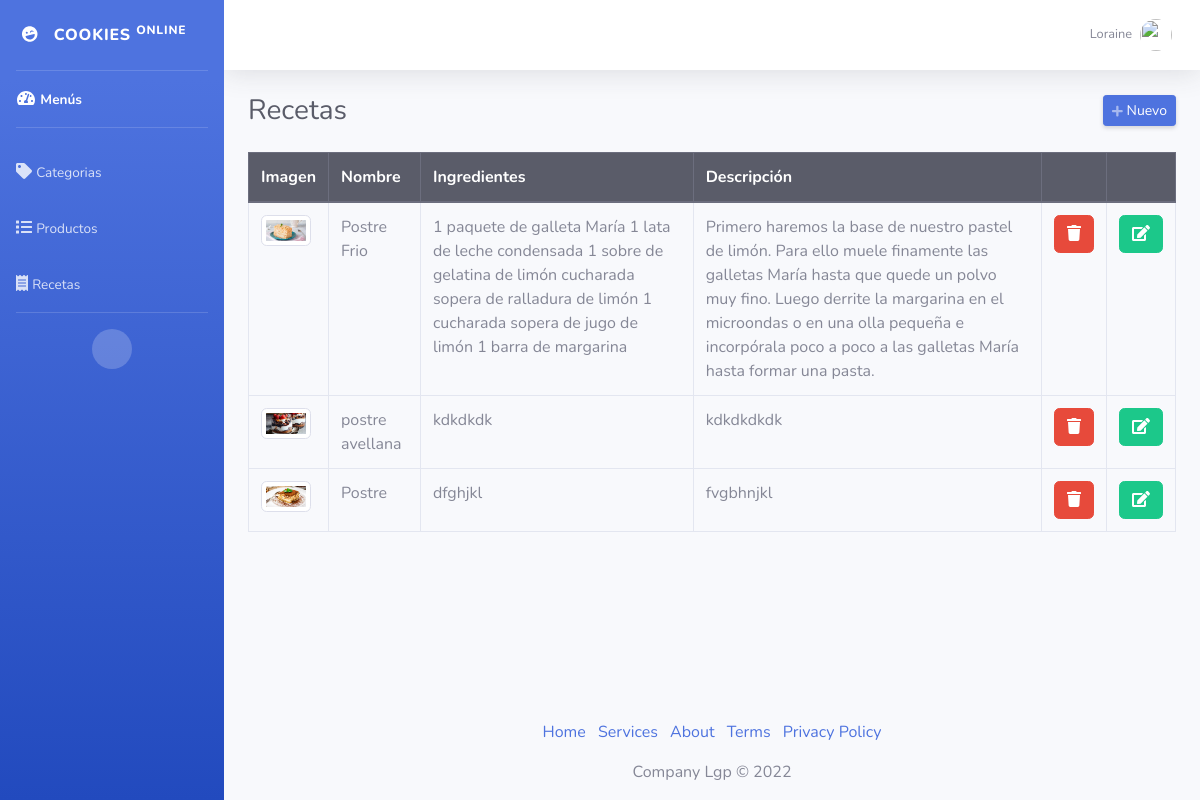
The app's page /admin/recetas.php (signed in) with its own data.
### tables this page shows
CREATE TABLE `recetas` (
  `id` int(11) NOT NULL,
  `nombre` varchar(255) NOT NULL,
  `ingredientes` text NOT NULL,
  `descripcion` text NOT NULL,
  `imagen` varchar(50) NOT NULL
);

### admin/recetas.php (the view, shortened to what this page needs)
<?php
require_once "../config/conexion.php";
include("includes/header.php"); ?>
<div class="d-sm-flex align-items-center justify-content-between mb-4">
    <h1 class="h3 mb-0 text-gray-800">Recetas</h1>
    <a href="#" class="d-none d-sm-inline-block btn btn-sm btn-primary shadow-sm" id="abrirProducto"><i class="fas fa-plus fa-sm text-white-50"></i> Nuevo</a>
</div>
<div class="row">
    <div class="col-md-12">
        <div class="table-responsive">
            <table class="table table-hover table-bordered" style="width: 100%;">
                <thead class="thead-dark">
                    <tr>
                        <th>Imagen</th>
                        <th>Nombre</th>
                        <th>Ingredientes</th>
                        <th>Descripción</th>
                        <th></th>
                        <th></th>
                    </tr>
                </thead>
                <tbody>
                    <?php
                    $query = mysqli_query($conexion, "SELECT * FROM recetas");
                    while ($data = mysqli_fetch_assoc($query)) { ?>
                        <tr>
                            <td><img class="img-thumbnail" src="../assets/imagenes/<?php echo $data['imagen']; ?>" width="50"></td>
                            <td><?php echo $data['nombre']; ?></td>
                            <td><?php echo $data['ingredientes']; ?></td>
                            <td><?php echo $data['descripcion']; ?></td>
                            <td>
                                <form method="post" action="eliminar.php?accion=pro&id=<?php echo $data['id']; ?>" class="d-inline eliminar">
                                    <button class="btn btn-danger" type="submit"><i class="fa fa-trash"></i>
                                </form>
                                </td>
                                <td>
                                <form>
                                <button type="button"  id="editarp" class="btn btn-success editbtn" data-toggle="modal" data-target="#editar"> <i class="fa fa-edit"></i>
                                    </form></td>
                        </tr>
                    <?php } ?>
                </tbody>
            </table>
        </div>
    </div>
</div>
<?php include("includes/footer.php"); ?>

### records on screen
recetas: imagen (picture), nombre "Postre Frio", ingredientes "1 paquete de galleta María 1 lata de leche condensada 1 sobre de gelatina de limón cucharada sopera de ralladura de limón 1 cucharada sopera de jugo de limón 1 barra de margarina", descripcion "Primero haremos la base de nuestro pastel de limón. Para ello muele finamente las galletas María hasta que quede un polvo muy fino. Luego derrite la margarina en el microondas o en una olla pequeña e incorpórala poco a poco a las galletas María hasta formar una pasta."
recetas: imagen (picture), nombre "postre avellana", ingredientes "kdkdkdk", descripcion "kdkdkdkdk"
recetas: imagen (picture), nombre "Postre", ingredientes "dfghjkl", descripcion "fvgbhnjkl"

### other values on screen
$_SESSION['nombre'] "Loraine"
